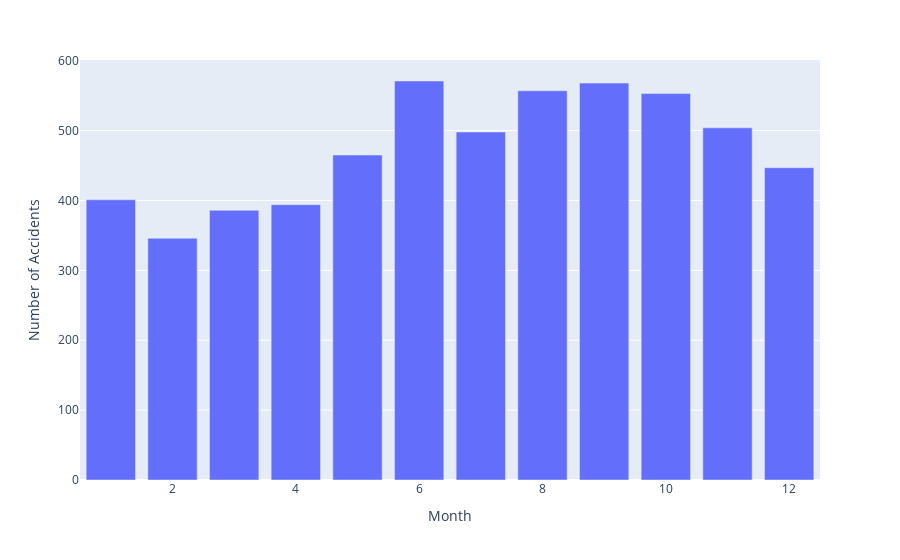

Notebook code for this chart:
### Code cell
month1 = [month1 for month1,df in df_clean.groupby('month')]

ACCNUM_month = df_clean.groupby('month')['ACCNUM'].nunique()
month = df_clean['month'].unique()

fig = px.bar(df_clean, x = month1, y = ACCNUM_month, labels={'x':'Month','y':'Number of Accidents'})
fig.show()

### Figure 1 — Plotly figure (JSON) as saved in the notebook; plotly's stock layout.template omitted (floating-point values rounded to 4 significant figures)
{"data": [{"alignmentgroup": "True", "hovertemplate": "Month=%{x}<br>Number of Accidents=%{y}<extra></extra>", "legendgroup": "", "marker": {"color": "#636efa"}, "name": "", "offsetgroup": "", "orientation": "v", "showlegend": false, "textposition": "auto", "type": "bar", "x": [1, 2, 3, 4, 5, 6, 7, 8, 9, 10, 11, 12], "xaxis": "x", "y": [401, 346, 386, 394, 465, 571, 498, 557, 568, 553, 504, 447], "yaxis": "y"}], "layout": {"barmode": "relative", "legend": {"tracegroupgap": 0}, "margin": {"t": 60}, "xaxis": {"anchor": "y", "domain": [0, 1], "title": {"text": "Month"}}, "yaxis": {"anchor": "x", "domain": [0, 1], "title": {"text": "Number of Accidents"}}}}
